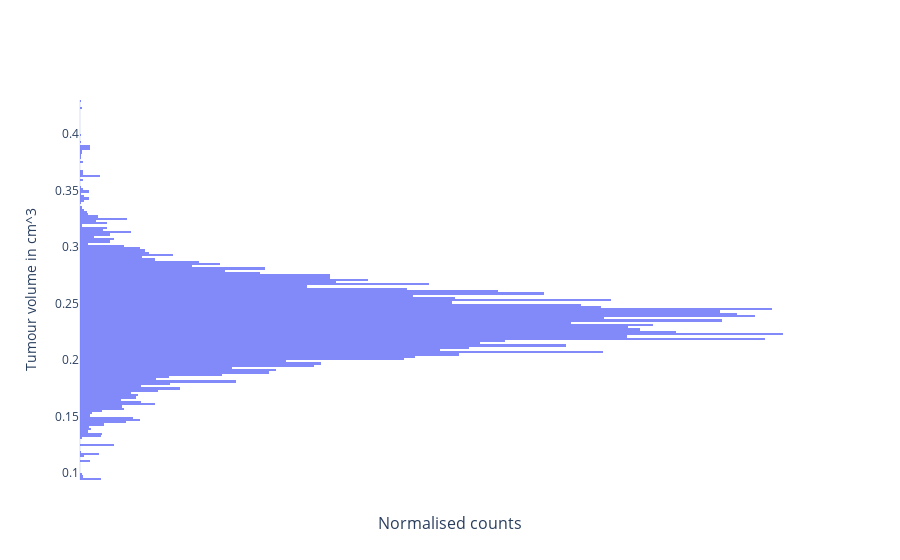
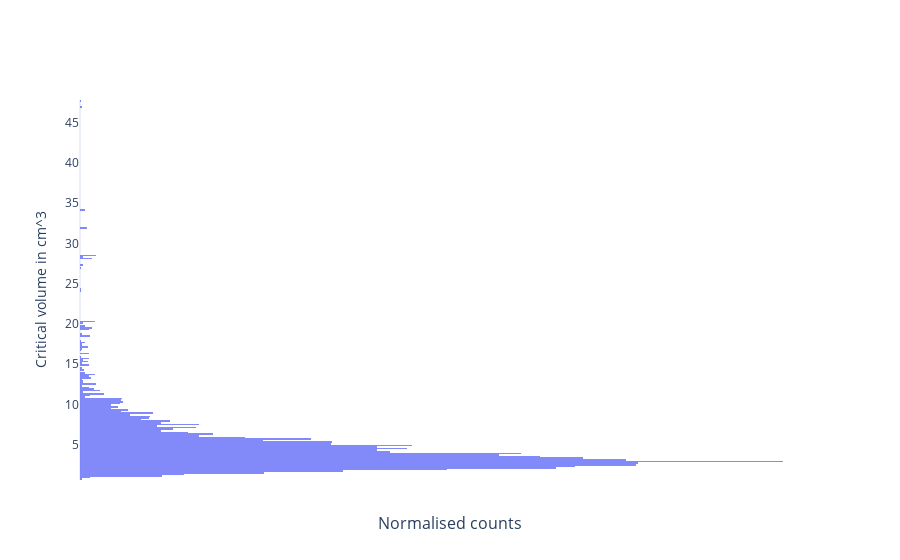

Notebook code cell kept with these figures, in order:
### Markdown cell above
### Visualise posterior samples

### Code cell
fig = erlo.plots.MarginalPosteriorPlot()
fig.add_data(data=posterior_samples, warm_up_iter=2000)

fig.show()

### Figure 1 — Plotly figure (JSON) as saved in the notebook; plotly's stock layout.template omitted (floating-point values rounded to 4 significant figures; data arrays with more than 128 entries replaced by an {"elided": "..."} marker saying what was removed)
{"data": [{"hovertemplate": "Sample: %{y:.2f}<br>Rhat: 1.04<br>", "marker": {"color": "#636EFA"}, "name": "ID 1", "opacity": 0.8, "type": "histogram", "visible": true, "xaxis": "x", "y": {"elided": "20000 float values"}, "yaxis": "y"}], "layout": {"annotations": [{"font": {"size": 16}, "showarrow": false, "text": "Normalised counts", "x": 0.5, "xanchor": "center", "xref": "paper", "y": 0, "yanchor": "top", "yref": "paper", "yshift": -30}], "autosize": true, "xaxis": {"anchor": "y", "domain": [0, 1], "tickvals": []}, "yaxis": {"anchor": "x", "domain": [0, 1], "title": {"text": "Tumour volume in cm^3"}}}}

### Figure 2 — Plotly figure (JSON) as saved in the notebook; plotly's stock layout.template omitted (floating-point values rounded to 4 significant figures; data arrays with more than 128 entries replaced by an {"elided": "..."} marker saying what was removed)
{"data": [{"hovertemplate": "Sample: %{y:.2f}<br>Rhat: 1.07<br>", "marker": {"color": "#636EFA"}, "name": "ID 1", "opacity": 0.8, "type": "histogram", "visible": true, "xaxis": "x", "y": {"elided": "20000 float values"}, "yaxis": "y"}], "layout": {"annotations": [{"font": {"size": 16}, "showarrow": false, "text": "Normalised counts", "x": 0.5, "xanchor": "center", "xref": "paper", "y": 0, "yanchor": "top", "yref": "paper", "yshift": -30}], "autosize": true, "xaxis": {"anchor": "y", "domain": [0, 1], "tickvals": []}, "yaxis": {"anchor": "x", "domain": [0, 1], "title": {"text": "Critical volume in cm^3"}}}}
